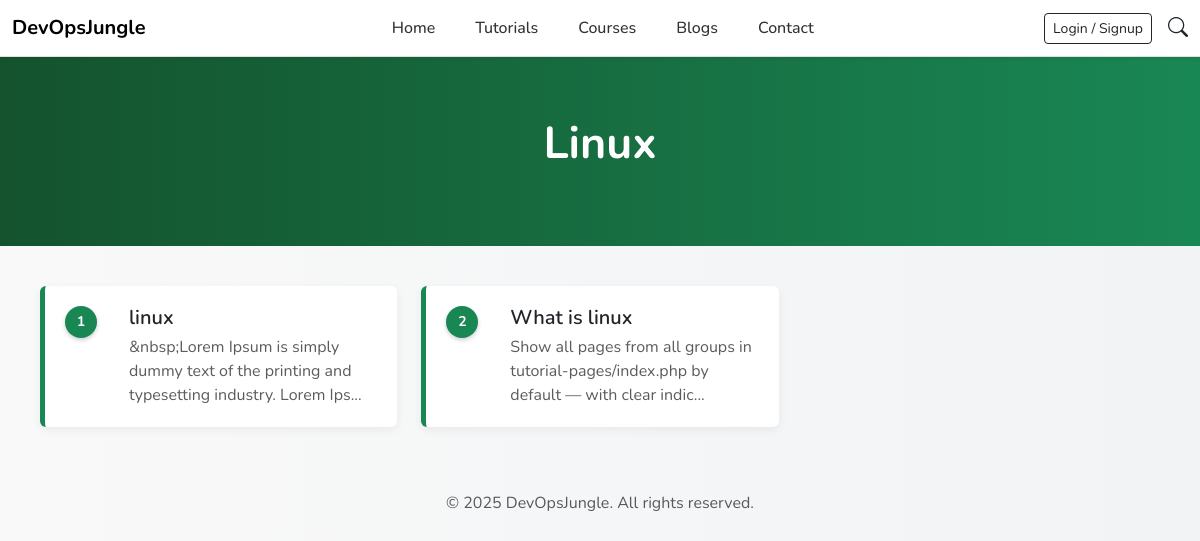
The page /tutorial/linux on the database its author committed.
### tables this page shows
CREATE TABLE `tutorial_groups` (
  `id` int(11) NOT NULL,
  `title` varchar(255) NOT NULL,
  `slug` varchar(255) NOT NULL,
  `description` text DEFAULT NULL,
  `icon` varchar(255) DEFAULT NULL,
  `created_at` timestamp NOT NULL DEFAULT current_timestamp()
);

CREATE TABLE `tutorial_pages` (
  `id` int(11) NOT NULL,
  `group_id` int(11) NOT NULL,
  `title` varchar(255) NOT NULL,
  `slug` varchar(255) NOT NULL,
  `content` longtext NOT NULL,
  `position` int(11) DEFAULT 0,
  `is_published` tinyint(1) DEFAULT 1,
  `created_at` timestamp NOT NULL DEFAULT current_timestamp(),
  `updated_at` timestamp NOT NULL DEFAULT current_timestamp() ON UPDATE current_timestamp(),
  `meta_title` varchar(255) DEFAULT NULL,
  `meta_description` text DEFAULT NULL
);

### tutorial-landing.php (the view, shortened to what this page needs)
<?php
require_once('includes/db.php');
require_once('includes/header.php');
$group_slug = $_GET['group'] ?? '';
$stmt = $conn->prepare("SELECT * FROM tutorial_groups WHERE slug = ?");
$stmt->bind_param("s", $group_slug);
$stmt->execute();
$group_result = $stmt->get_result();
$group = $group_result->fetch_assoc();
$page_stmt = $conn->prepare("SELECT * FROM tutorial_pages WHERE group_id = ? AND is_published = 1 ORDER BY position ASC");
$page_stmt->bind_param("i", $group['id']);
$page_stmt->execute();
$page_result = $page_stmt->get_result();
$pages = [];
while ($row = $page_result->fetch_assoc()) {
    $pages[] = $row;
}
?>
<!DOCTYPE html>
<html lang="en">
<head>
    <link href="https://cdn.jsdelivr.net/npm/bootstrap@5.3.3/dist/css/bootstrap.min.css" rel="stylesheet">
</head>
<body>
<section class="landing-hero">
    <div class="container">
        <h1><?= htmlspecialchars($group['title']) ?></h1>
    </div>
</section>
<section class="topics">
    <div class="row g-4">
        <?php if (count($pages)): ?>
            <?php foreach ($pages as $index => $page): ?>
                <div class="col-md-6 col-lg-4">
                    <div class="card topic-card h-100">
                        <a href="/devopsjungle/tutorial/<?= urlencode($group['slug']) ?>/<?= urlencode($page['slug']) ?>">
                            <div class="topic-number"><?= $index + 1 ?></div>
                            <div class="card-body">
                                <h5><?= htmlspecialchars($page['title']) ?></h5>
                                <p class="text-muted mb-0"><?= htmlspecialchars(substr(strip_tags($page['content']), 0, 90)) ?>...</p>
                            </div>
                        </a>
                    </div>
                </div>
            <?php endforeach; ?>
        <?php else: ?>
            <p class="text-muted">No tutorials in this group yet.</p>
        <?php endif; ?>
    </div>
</section>
<footer class="text-center text-muted py-4">
    &copy; <?= date('Y') ?> DevOpsJungle. All rights reserved.
</footer>
</body>
</html>

### assets/css/header.css (style rules this page uses)
body { font-family: 'Nunito', sans-serif; }

### assets/css/style.css (style rules this page uses)
body { font-family: 'Nunito', sans-serif; background: linear-gradient(to right, #f9f9f9, #f1f3f5); color: #333; }
.card { border: none; border-radius: 10px; box-shadow: 0 4px 12px rgba(0,0,0,0.05); transition: transform 0.2s ease; animation: fadeInUp 0.8s ease-in-out; }

### tutorial-landing.php (style rules this page uses)
body { font-family: 'Nunito', sans-serif; background-color: #f5f5f5; }
.landing-hero { background: linear-gradient(to right, #14532d, #198754); color: white; padding: 60px 20px; text-align: center; }
.landing-hero h1 { font-size: 2.8rem; font-weight: 700; }
.topics { padding: 40px 40px; margin: 0 auto; }
.topic-card { background-color: #fff; border: none; box-shadow: 0 3px 10px rgba(0,0,0,0.06); transition: all 0.25s ease-in-out; border-left: 5px solid #198754; cursor: pointer; position: relative; padding-left: 60px; }
.topic-card a { text-decoration: none; color: #212529; }
.topic-card .card-body { padding: 20px 24px; }
.topic-card h5 { font-weight: 600; margin-bottom: 5px; }
.topic-number { position: absolute; top: 20px; left: 20px; background-color: #198754; color: white; border-radius: 50%; width: 32px; height: 32px; display: flex; align-items: center; justify-content: center; font-weight: bold; font-size: 14px; box-shadow: 0 2px 4px rgba(0,0,0,0.2); }

### rows shown on the page
tutorial_groups: title "Linux"
tutorial_pages: title "linux", content "&nbsp;Lorem Ipsum is simply dummy text of the printing and typesetting industry. Lorem Ips"
tutorial_pages: title "What is linux", content "Show all pages from all groups in tutorial-pages/index.php by default — with clear indic"

### other values the page prints
$name "Home"
$name "Tutorials"
$name "Courses"
$name "Blogs"
$name "Contact"
